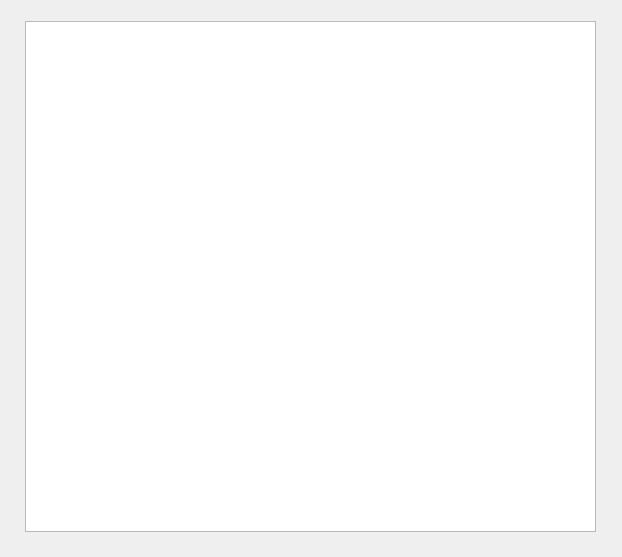
<?xml version="1.0" encoding="UTF-8"?>
<ui version="4.0">
 <class>Pregled</class>
 <widget class="QDialog" name="Pregled">
  <property name="geometry">
   <rect>
    <x>0</x>
    <y>0</y>
    <width>622</width>
    <height>557</height>
   </rect>
  </property>
  <property name="windowTitle">
   <string>Dialog</string>
  </property>
  <widget class="QTableView" name="tableView">
   <property name="geometry">
    <rect>
     <x>25</x>
     <y>21</y>
     <width>571</width>
     <height>511</height>
    </rect>
   </property>
  </widget>
 </widget>
 <resources/>
 <connections/>
</ui>
